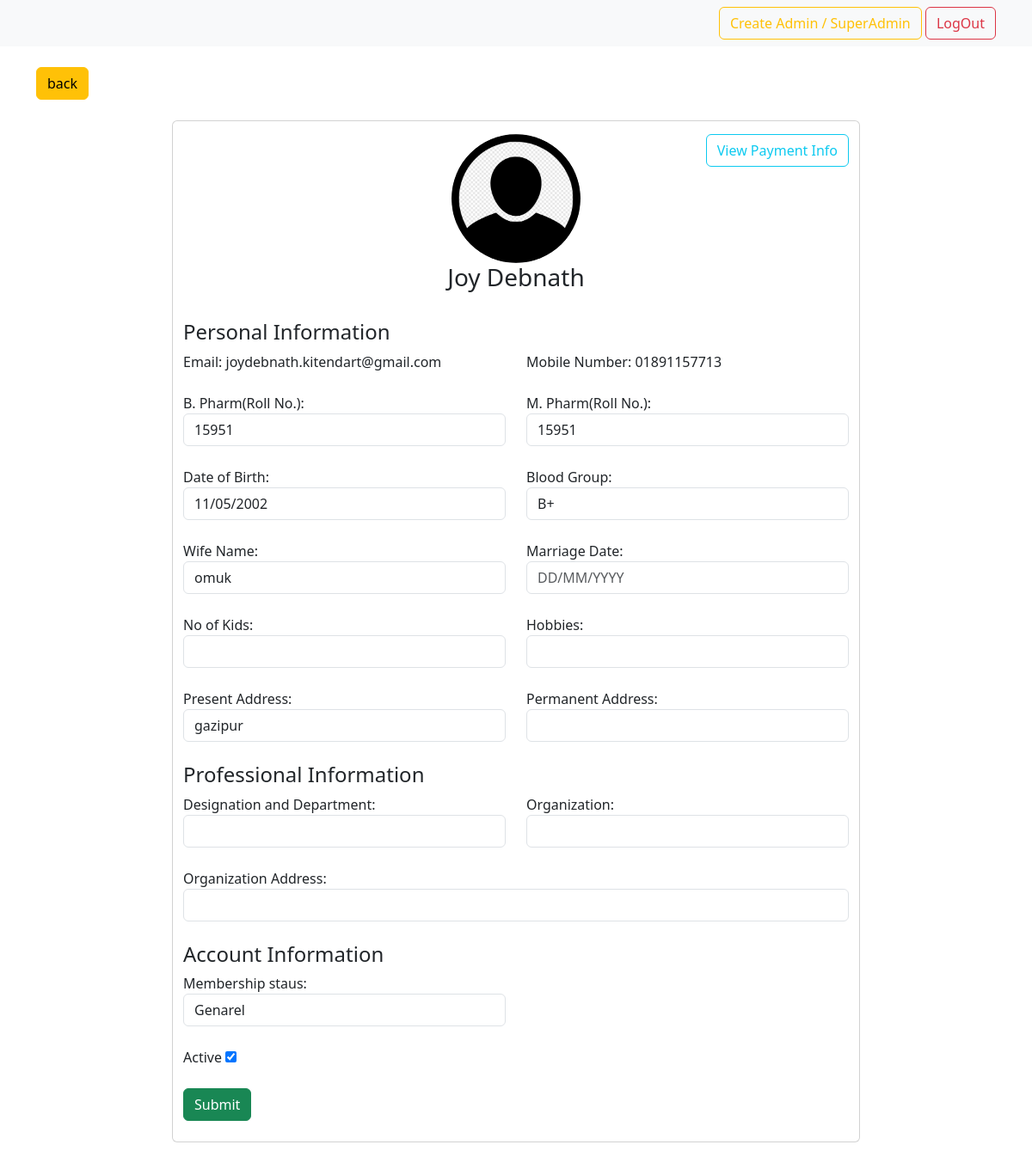
Page /dashboard/admin-user-info/2/ (signed in) on the committed database.
### accounts/models.py (models this page shows, shortened)
class User(AbstractUser):
    full_name = models.CharField(max_length=150, null=True)
    email = models.EmailField(unique=True, null=True)
    mobile_number = models.CharField(max_length=11, null=True, unique=True)
    profile_picture = models.ImageField(upload_to='profile/', null=True, blank=True, default='user-default/avatar.png')
    USERNAME_FIELD = 'mobile_number'
    REQUIRED_FIELDS = ['username']

class UserRegistrationForm(models.Model):
    user = models.OneToOneField(User, null=True, blank=True, on_delete= models.CASCADE)
    b_pharm_roll_no = models.CharField(max_length=100, null=True, blank=True)
    m_pharm_roll_no = models.CharField(max_length=100, null=True, blank=True)
    date_of_birth = models.CharField(max_length=10, null=True, blank=True)
    blood_group = models.CharField(max_length=3, null=True, blank=True)
    name_of_spouse = models.CharField(max_length=150, null=True, blank=True)
    marriage_date = models.CharField(max_length=10, null=True, blank=True)
    no_of_kids = models.IntegerField(null=True, blank=True)
    hobbies = models.CharField(max_length=150, null=True, blank=True)
    present_address = models.CharField(max_length=250, null=True)
    permanent_address = models.CharField(max_length=250, null=True, blank=True)
    designation_and_department = models.CharField(max_length=100, null=True, blank=True)
    organization = models.CharField(max_length=150, null=True, blank=True)
    organization_address = models.CharField(max_length=250, null=True, blank=True)
    MEMBERSHIP_STATUS = (
        ('Genarel', 'Genarel'),
        ('Associate', 'Assicuate')
    )
    membership_status = models.CharField(max_length=200, null=True, blank=True, choices=MEMBERSHIP_STATUS)
    is_publish = models.BooleanField(('publish'), default=False, help_text=(
        'Designates whether this user should be treated as active. '
            'Unselect this instead of deleting accounts.'))

### dashboard/views.py (the view)
# urls.py: path('admin-user-info/<str:pk>/', views.adminUserInfo, name="admin-user-info"),
def adminUserInfo(request, pk):
    user = request.user
    userinfo = User.objects.get(id=pk)
    if user.is_staff or user.is_superuser:
        users = User.objects.get(id=pk)
        useradd = users.userregistrationform
        if request.method == 'POST':
            useradd_data = UserMemberShipForm(request.POST, instance=useradd)
            if useradd_data.is_valid():
                useradd_data.save()
                return redirect('dashboard')
        else:
            useradd_data = UserMemberShipForm(instance=useradd)
        context = {'useradd_data': useradd_data, 'userinfo': userinfo}
        return render(request, 'dashboard/user_info.html', context)
    else:
        return render(request, 'dashboard/not_authrized.html')

### dashboard/templates/dashboard/user_info.html (shortened to what this page needs)
{% extends 'dashboard/base.html' %}
{% block content %}
<div class="container">
  <br>
  <div class="">
      <a href="{% url 'dashboard' %}" class="btn btn-warning">back</a>
  </div>
  <br>
  <div class="row">
      <div class="col">
      </div>
      <div class="col">
          <div class="card" style="width: 50rem;">
              <div class="container" style="margin: 15px 0 0 0;">
                  <div class="row">
                      <div class="col">
                      </div>
                      <div class="col">
                          <div class="text-center">
                              <img src="{{ userinfo.profile_picture.url }}" class="rounded-circle" style="width: 150px;">
                              <h3>{{ userinfo.full_name.title }}</h3>
                          </div>
                      </div>
                      <div class="col text-end">
                        <a href="{% url 'payment-info' userinfo.id %}" class="btn btn-outline-info">View Payment Info</a>
                      </div>
                  </div>
                  <br>
                  <form method="POST" action="">
                      <div class="">
                          <h4>Personal Information</h4>
                      </div>
                      <div class="row">
                        <div class="col">
                            <div class="form-group">
                              <label>Email: </label>
                              {{ userinfo.email }}
                            </div>
                        </div>
                        <div class="col">
                            <div class="form-group">
                              <label>Mobile Number: </label>
                              {{ userinfo.mobile_number }}
                            </div>
                        </div>
                    </div>
                    <br>
                        <div class="row">
                          <div class="col">
                            <label>B. Pharm(Roll No.): </label>
                            {{ useradd_data.b_pharm_roll_no }}
                          </div>
                          <div class="col">
                            <label>M. Pharm(Roll No.): </label>
                            {{ useradd_data.m_pharm_roll_no }}
                            </div>
                        </div>
                        <br>
                        <div class="row">
                          <div class="col">
                            <label>Date of Birth: </label>
                            {{ useradd_data.date_of_birth }}
                          </div>
                          <div class="col">
                            <label>Blood Group: </label>
                            {{ useradd_data.blood_group }}
                            </div>
                        </div>
                        <br>
                      <div class="row">
                          <div class="col">
                            <label>Wife Name: </label>
                            {{ useradd_data.name_of_spouse }}
                          </div>
                          <div class="col">
                            <label>Marriage Date: </label>
                            {{ useradd_data.marriage_date }}
                            </div>
                        </div>
                        <br>
                        <div class="row">
                          <div class="col">
                            <label>No of Kids: </label>
                            {{ useradd_data.no_of_kids }}
                          </div>
                          <div class="col">
                            <label>Hobbies: </label>
                            {{ useradd_data.hobbies }}
                            </div>
                        </div>
                        <br>
                        <div class="row">
                          <div class="col">
                            <label>Present Address: </label>
                            {{ useradd_data.present_address }}
                          </div>
                          <div class="col">
                            <label>Permanent Address: </label>
                            {{ useradd_data.permanent_address }}
                          </div>
                        </div>
                        <br>
                        <div class="">
                          <h4>Professional Information</h4>
                        </div>
                        <div class="row">
                          <div class="col">
                            <label>Designation and Department: </label>
                            {{ useradd_data.designation_and_department }}
                          </div>
                          <div class="col">
                            <label>Organization: </label>
                            {{ useradd_data.organization }}
                            </div>
                        </div>
                        <br>
                        <div class="row">
                          <div class="col">
                            <label>Organization Address: </label>
                            {{ useradd_data.organization_address }}
                          </div>
                        </div>
                        <br>
                        <div class="">
                          <h4>Account Information</h4>
                        </div>
                        <div class="row">
                          <div class="col">
                            <label>Membership staus: </label>
                            {{ useradd_data.membership_status }}
                          </div>
                          <div class="col">
                          </div>
                        </div>
                        <br>
                        <div class="row">
                          <div class="col">
                            {{ useradd_data.is_publish.label }}
                            {{ useradd_data.is_publish }}
                          </div>
                        </div>
                        <br>
                        <div class="">
                          <button type="submit" class="btn btn-success">Submit</button>
                        </div>
                        <br>
                  </form>
              </div>
          </div>
          <br>
      </div>
      <div class="col">
      </div>
  </div>
</div>
{% endblock %}

### rows in the picture
User: profile_picture (placeholder picture), full_name "Joy Debnath", email "joydebnath.kitendart@gmail.com", mobile_number "01891157713"
UserRegistrationForm: b_pharm_roll_no "15951", m_pharm_roll_no "15951", date_of_birth "11/05/2002", blood_group "B+", name_of_spouse "omuk", present_address "gazipur", membership_status "Genarel", is_publish "☑"

### other values in the picture
{{ useradd_data.is_publish.label }} "Active"
